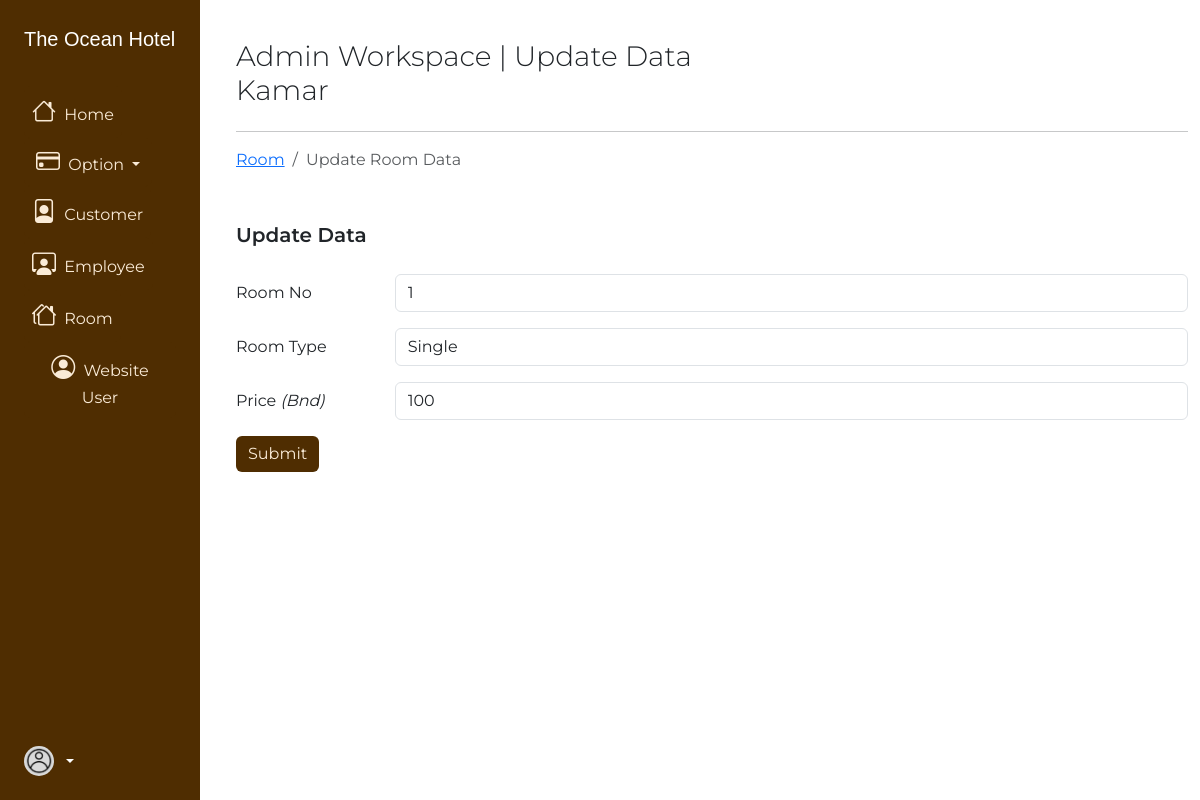
Screenshot of /receptionist/update_kamar.php?no_kamar=1 with the database file from the repository.
### tables this page shows
CREATE TABLE `room` (
  `room_no` int(11) NOT NULL,
  `room_type` varchar(20) NOT NULL,
  `price` bigint(20) NOT NULL
);

### receptionist/update_kamar.php (the view, shortened to what this page needs)
<?php
$no = $_GET['room_no'];
?>
<!doctype html>
<html lang="en">
  <head>
    <link rel="stylesheet" href="../css/style.css">
    <link rel="stylesheet" href="https://cdn.jsdelivr.net/npm/bootstrap-icons@1.10.3/font/bootstrap-icons.css">
    <link href="https://cdn.jsdelivr.net/npm/bootstrap@5.3.0-alpha1/dist/css/bootstrap.min.css" rel="stylesheet">
  </head>
  <body>
	<div>
    <div class="row flex-nowrap gap-4">
      <div class="col-auto col-md-3 col-xl-2 px-sm-2 px-0 text-primary" style="background-color: #4f2d01;">
        <div class="d-flex flex-column align-items-center align-items-sm-start px-3 pt-4 gap-3 text-white min-vh-100">
          <a href="index.php" class="d-flex align-items-center pb-3 mb-md-0 me-md-auto text-white text-decoration-none">
            <span class="fs-5 d-none d-sm-inline font-leyton">The Ocean Hotel</span>
          </a>
          <ul class="nav nav-pills flex-column mb-sm-auto mb-0 align-items-center align-items-sm-start font-montserrat" id="menu">
            <li class="nav-item">
              <a class="nav-link align-middle p-2 btn btn-dark btn-md active" href="index.php" aria-current="page">
                <i class="bi bi-house fs-4"></i>
                <span class="ms-1 d-none d-sm-inline">Home</span>
              </a>
            </li>
            <li class="nav-item">
              <div class="dropdown">
                <a class="btn btn-dark btn-md dropdown-toggle" href="#" role="button" data-bs-toggle="dropdown" aria-expanded="false">
                  <i class="fs-4 bi bi-credit-card"></i>
                  <span class="ms-1 d-none d-sm-inline">Option</span>
                </a>
              </div>
            </li>
            <li class="nav-item">
              <a href="show_pengunjung.php" class="nav-link align-middle p-2 btn btn-dark btn-md">
                <i class="fs-4 bi bi-file-person"></i>
                <span class="ms-1 d-none d-sm-inline">Customer</span>
              </a>
            </li>
            <li class="nav-item">
              <a href="show_karyawan.php" class="nav-link align-middle p-2 btn btn-dark btn-md">
                <i class="fs-4 bi bi-person-workspace"></i>
                <span class="ms-1 d-none d-sm-inline">Employee</span>
              </a>
            </li>
            <li class="nav-item">
              <a href="show_kamar.php" class="nav-link align-middle p-2 btn btn-dark btn-md">
                <i class="fs-4 bi bi-houses"></i>
                <span class="ms-1 d-none d-sm-inline">Room</span>
              </a>
            </li>
            <li class="nav-item">
              <a href="show_website_user.php" class="nav-link align-middle p-2 btn btn-dark btn-md">
                <i class="fs-4 bi bi-person-circle"></i>
                <span class="ms-1 d-none d-sm-inline">Website User</span>
              </a>
            </li>
          </ul>
          <div class="dropdown pb-4 font-montserrat">
            <a href="#" class="d-flex align-items-center text-white text-decoration-none dropdown-toggle" id="dropdownUser1" data-bs-toggle="dropdown" aria-expanded="false">
							<img src="../img/user.png" alt="hugenerd" width="30" height="30" class="rounded-circle">
            </a>
          </div>
        </div>
      </div>
			<div class="col py-3 ml-2">
				<div class="container">
          <header class="mt-4 row">
            <div class="col">
              <h3 class="fw-light font-montserrat">Admin Workspace | Update Data Kamar</h3>
            </div>
            <div class="col d-flex justify-content-end align-items-center">
            </div>
          </header>
          <hr>
          <nav aria-label="breadcrumb">
            <ol class="breadcrumb font-montserrat">
              <li class="breadcrumb-item"><a href="show_kamar.php">Room</a></li>
              <li class="breadcrumb-item active" aria-current="page">Update Room Data <strong><?php echo $no ?></strong></li>
            </ol>
          </nav>
          <?php
          include "../koneksi.php";
          $code = $_GET['no_kamar'];
          $query = mysqli_query($koneksi, "SELECT * FROM room WHERE room_no = '$code'");
          $row = mysqli_fetch_array($query);
          ?>
          <main>
            <div class="mt-5 font-montserrat">
              <div class="pb-2">
                <p class="lead fw-semibold">Update Data</p>
              </div>
              <form action="update/update_process_kamar.php" method="post">
                <div class="row mb-3">
                  <label for="id_karyawan" class="col-sm-2 col-form-label">Room No</label>
                  <div class="col-sm-10">
                    <input type="text" class="form-control" id="id_karyawan" name="room_no" value="<?php echo $row['room_no']; ?>" readonly>
                  </div>
                </div>
                <div class="row mb-3">
                  <label for="nama_karyawan" class="col-sm-2 col-form-label">Room Type</label>
                  <div class="col-sm-10">
                    <input type="text" class="form-control" id="nama_karyawan" name="room_type" value="<?php echo $row['room_type']; ?>">
                  </div>
                </div>
                <div class="row mb-3">
                  <label for="employee_name" class="col-sm-2 col-form-label">Price <em>(Bnd)</em></label>
                  <div class="col-sm-10">
                    <input type="text" class="form-control" id="employee_id" name="price" value="<?php echo $row['price']; ?>">
                  </div>
                </div>
                <button type="submit" class="btn btn-dark btn-md">Submit</button>
              </form>
            </div>
          </main>
				</div>
			</div>
  	</div>
	</div>
  </body>
</html>

### css/style.css (style rules this page uses)
.row { --bs-gutter-x: 0 !important; }
.font-leyton { font-family: 'leyton', sans-serif; }
.font-montserrat { font-family: 'montserrat-200', sans-serif; }
.btn-dark { background-color: rgb(79, 45, 1) !important; border: none !important; color: antiquewhite !important; }
.text-primary { --bs-text-opacity: 1; color: antiquewhite !important; }

### rows the page displays
room: room_no "1", room_type "Single", price "100"
